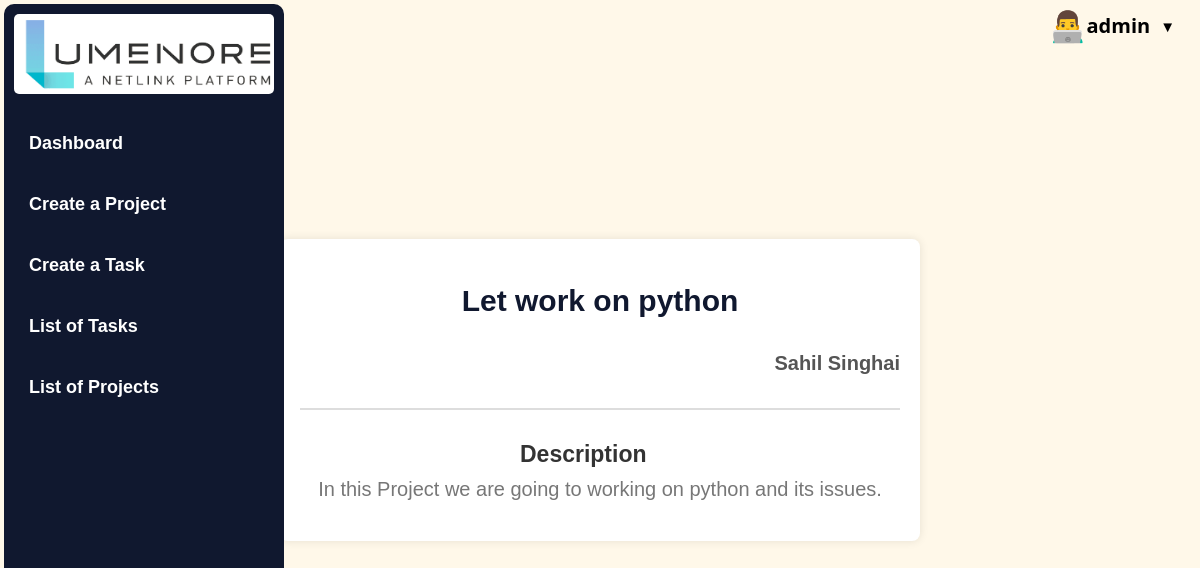
/apps/project/36/ (signed in), run on the app's committed database.
### taskmanager/models.py (models this page shows, shortened)
class UserProfile(AbstractBaseUser, PermissionsMixin):
    username = models.CharField(max_length=30, unique=True)
    name = models.CharField(max_length=100, help_text="Required. Enter your full name.")
    email = models.EmailField(unique=True)
    is_active = models.BooleanField(default=True)
    is_staff = models.BooleanField(default=False)
    USERNAME_FIELD = "username"
    REQUIRED_FIELDS = ["email"]
    objects = UserProfileManager()

class Project(models.Model):
    ticket_projectid = models.AutoField(primary_key=True)
    name = models.CharField(max_length=100)
    description = models.TextField()
    owner = models.ForeignKey(
        UserProfile, on_delete=models.SET_NULL, related_name="project_owner", null=True
    )

### taskmanager/views.py (the view)
# urls.py: path("project/<int:pk>/", views.project, name="project"),
@login_required
def project(req, pk):
    project = (
        Project.objects.filter(ticket_projectid=pk)
        .values("owner__name", "ticket_projectid", "name", "description")
        .first()
    )
    return render(req, "project.html", {"project": project})

### templates/project.html (shortened to what this page needs)
{% extends 'base.html' %}
{% block content %}
<div class="project-details-container">
  <div class="project-details-section">
    <h2>{{ project.name }}</h2>
    <h5>{{ project.owner__name }}</h5>
  </div>
  <hr class="divider">
  <div class="project-details-section">
    <h4>Description</h4>
    <p>{{ project.description }}</p>
  </div>
</div>
{% endblock %}

### templates/navbar.html (shortened to what this page needs)
<li class="user-info">
    <div class="user-details" onclick="toggleDropdown()">
        <span class="user-icon">👨‍💻</span>
        <span class="user-name">{{ request.user.username }}</span>
        <span class="dropdown-arrow">▼</span>
    </div>
</li>

### apps/static/styles/style.css (style rules this page uses)
body { background-color: #fff8e9; color: #333; font-family: 'Arial', sans-serif; margin: 0; padding: 0; display: flex; flex-direction: column; min-height: 100vh; }
.dropdown-arrow { margin-left: 5px; cursor: pointer; }
.user-info { margin-left: auto; position: relative; }
.user-details { cursor: pointer; display: flex; align-items: center; }
h2 { color: #000000; font-size: 1.5em; font-family: Verdana, Geneva, Tahoma, sans-serif; }
nav ul li { display: inline-block; margin-left: 10px; }
.user-info { position: relative; color: #000000; cursor: pointer; font-family: 'Segoe UI', Tahoma, Geneva, Verdana, sans-serif; }
.user-details { display: flex; align-items: center; margin-right: 20px; }
.user-info .user-name { font-weight: bold; margin-right: 5px; }
.user-info .dropdown-arrow { font-size: 15px; }
.user-icon { font-size: 30px; }
.user-info, .profile-icon, .logout-icon { font-size: 20px; margin-right: 5px; }
p { margin-top: 10px; text-align: center; color: #666; }
body { font-family: 'Arial', sans-serif; }

### templates/project.html (style rules this page uses)
.project-details-container { max-width: 600px; width: 100%; margin: 20px auto; padding: 20px; box-shadow: 0 0 10px rgba(0, 0, 0, 0.1); border-radius: 8px; background-color: #fff; }
.project-details-section { margin-bottom: 20px; }
.project-details-section h2 { font-size: 30px; color: #10182f; text-align: center; }
.project-details-section h5 { font-size: 20px; color: #555; text-align: right; }
.divider { border: 1px solid #ddd; }
.project-details-section h4 { font-size: 23px; color: #333; margin-bottom: 10px; margin-left: 220px; }
.project-details-section p { font-size: 20px; color: #777; }

### data on the page
UserProfile: user.username "admin"
Project: name "Let work on python", description "In this Project we are going to working on python and its issues."

### other printed values
{{ project.owner__name }} "Sahil Singhai"
